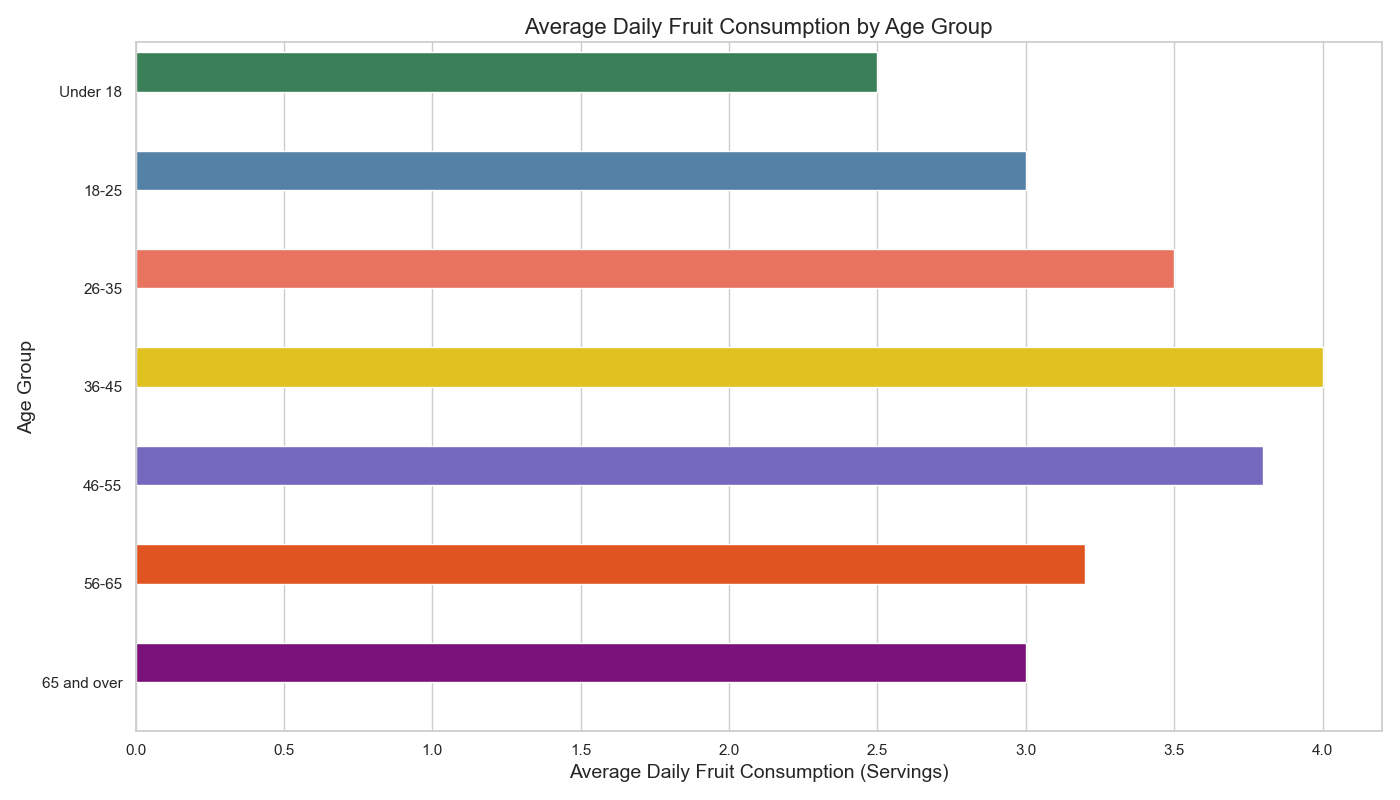

Recreate this plot in Python.

import seaborn as sns
import pandas as pd
import matplotlib.pyplot as plt

data = {
    'Age_Group': ['Under 18', '18-25', '26-35', '36-45', '46-55', '56-65', '65 and over'],
    'Average_Daily_Fruit_Consumption': [2.5, 3, 3.5, 4, 3.8, 3.2, 3]
}

df = pd.DataFrame(data)

colors = ["#2E8B57", "#4682B4", "#FF6347", "#FFD700", "#6A5ACD", "#FF4500", "#8B008B"]

plt.figure(figsize=(14, 8))

barplot = sns.barplot(
    y='Age_Group',
    x='Average_Daily_Fruit_Consumption',
    data=df,
    palette=colors
)

for bar in barplot.patches:
    bar.set_height(0.4)

plt.title('Average Daily Fruit Consumption by Age Group', fontsize=16)
plt.xlabel('Average Daily Fruit Consumption (Servings)', fontsize=14)
plt.ylabel('Age Group', fontsize=14)

plt.tight_layout()
plt.show()
